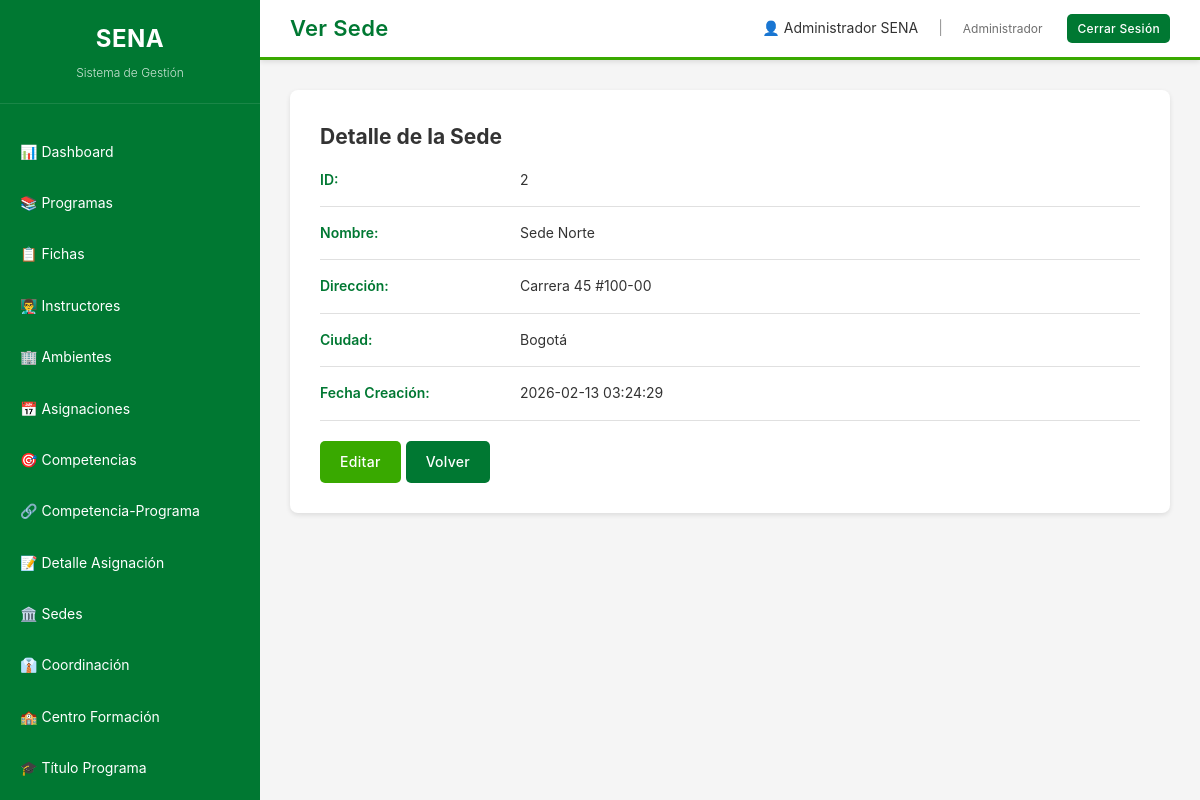
The app's page /views/sede/ver.php?id=2 (signed in) with its own data.
### tables this page shows
CREATE TABLE sede (
    id INT PRIMARY KEY AUTO_INCREMENT,
    nombre VARCHAR(200) NOT NULL,
    direccion VARCHAR(255),
    ciudad VARCHAR(100),
    created_at TIMESTAMP DEFAULT CURRENT_TIMESTAMP
);

### conexion.php (called while the page is built, shortened)
<?php
class Database {
    private static $instance = null;
    private $conn;
    private function __construct() {
        try {
            $this->conn = new PDO(
                "mysql:host=" . DB_HOST . ";dbname=" . DB_NAME . ";charset=utf8mb4",
                DB_USER,
                DB_PASS,
                [
                    PDO::ATTR_ERRMODE => PDO::ERRMODE_EXCEPTION,
                    PDO::ATTR_DEFAULT_FETCH_MODE => PDO::FETCH_ASSOC,
                    PDO::ATTR_EMULATE_PREPARES => false,
                    PDO::MYSQL_ATTR_INIT_COMMAND => "SET NAMES utf8mb4 COLLATE utf8mb4_unicode_ci"
                ]
            );
            $this->conn->exec("SET CHARACTER SET utf8mb4");
            $this->conn->exec("SET NAMES utf8mb4");
        } catch(PDOException $e) {
            die("Error de conexión: " . $e->getMessage());
        }
    }
    public static function getInstance() {
        if (self::$instance === null) {
            self::$instance = new self();
        }
        return self::$instance;
    }
    public function getConnection() {
        return $this->conn;
    }
}
?>

### model/SedeModel.php (called while the page is built, shortened)
<?php
require_once __DIR__ . '/../conexion.php';
class SedeModel {
    private $conn;
    public function __construct() {
        $this->conn = Database::getInstance()->getConnection();
    }
    public function getById($id) {
        $stmt = $this->conn->prepare("SELECT * FROM sede WHERE id = ?");
        $stmt->execute([$id]);
        return $stmt->fetch();
    }
}
?>

### views/sede/ver.php (the view)
<?php require_once __DIR__ . '/../../model/SedeModel.php'; $model = new SedeModel(); $id = $_GET['id']; $registro = $model->getById($id); $pageTitle = "Ver Sede"; include __DIR__ . '/../layout/header.php'; include __DIR__ . '/../layout/sidebar.php'; ?>
<div class="main-content"><div class="detail-card"><h2>Detalle de la Sede</h2><div class="detail-row"><div class="detail-label">ID:</div><div><?php echo $registro['id']; ?></div></div><div class="detail-row"><div class="detail-label">Nombre:</div><div><?php echo $registro['nombre']; ?></div></div><div class="detail-row"><div class="detail-label">Dirección:</div><div><?php echo $registro['direccion']; ?></div></div><div class="detail-row"><div class="detail-label">Ciudad:</div><div><?php echo $registro['ciudad']; ?></div></div><div class="detail-row"><div class="detail-label">Fecha Creación:</div><div><?php echo $registro['created_at']; ?></div></div><div class="btn-group" style="margin-top: 20px;"><a href="editar.php?id=<?php echo $registro['id']; ?>" class="btn btn-primary">Editar</a><a href="index.php" class="btn btn-secondary">Volver</a></div></div></div><?php include __DIR__ . '/../layout/footer.php'; ?>

### assets/css/styles.css (style rules this page uses)
:root { --verde-principal: #39A900; --verde-secundario: #007832; --verde-hover: #005a25; --blanco: #ffffff; --gris-claro: #f5f5f5; --gris-medio: #e0e0e0; --gris-texto: #333333; }
* { margin: 0; padding: 0; box-sizing: border-box; }
html { -webkit-font-smoothing: antialiased; -moz-osx-font-smoothing: grayscale; text-rendering: optimizeLegibility; }
body { font-family: 'Poppins', -apple-system, BlinkMacSystemFont, 'Segoe UI', 'Roboto', 'Oxygen', 'Ubuntu', 'Cantarell', sans-serif; background-color: var(--gris-claro); color: var(--gris-texto); -webkit-font-smoothing: antialiased; -moz-osx-font-smoothing: grayscale; font-size: 14px; line-height: 1.6; font-weight: 400; }
.main-content { margin-left: 260px; margin-top: 60px; padding: 30px; min-height: calc(100vh - 60px); }
.btn { padding: 10px 20px; border: none; border-radius: 5px; cursor: pointer; text-decoration: none; display: inline-block; transition: all 0.3s; font-size: 14px; font-weight: 500; letter-spacing: 0.3px; }
.btn-primary { background-color: var(--verde-principal); color: var(--blanco); }
.btn-secondary { background-color: var(--verde-secundario); color: var(--blanco); }
.btn-group { display: flex; gap: 5px; }
.detail-card { background: var(--blanco); padding: 30px; border-radius: 8px; box-shadow: 0 2px 5px rgba(0,0,0,0.1); }
.detail-row { display: grid; grid-template-columns: 200px 1fr; padding: 15px 0; border-bottom: 1px solid var(--gris-medio); }
.detail-label { font-weight: 600; color: var(--verde-secundario); }

### records on screen
sede: id "2", nombre "Sede Norte", direccion "Carrera 45 #100-00", ciudad "Bogotá", created_at "2026-02-13 03:24:29"

### other values on screen
$pageTitle "Ver Sede"
$_SESSION['usuario_nombre'] "Administrador SENA"
$_SESSION['usuario_rol'] "Administrador"
